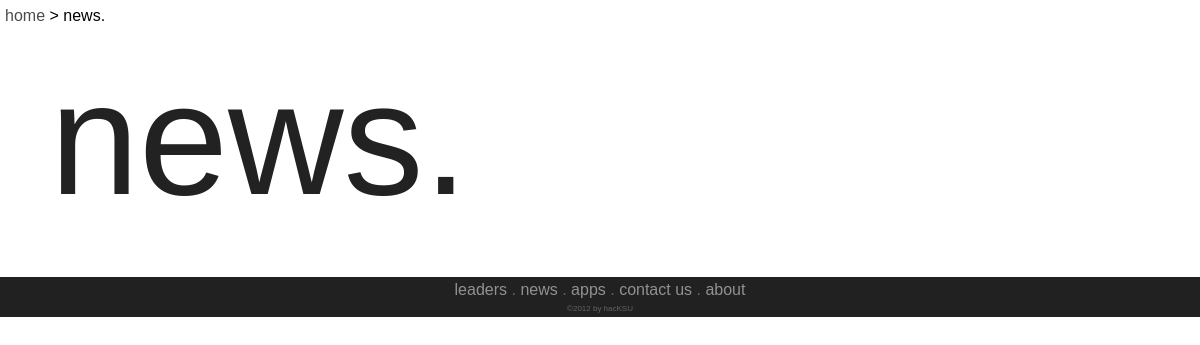
The app's page /news, older data.
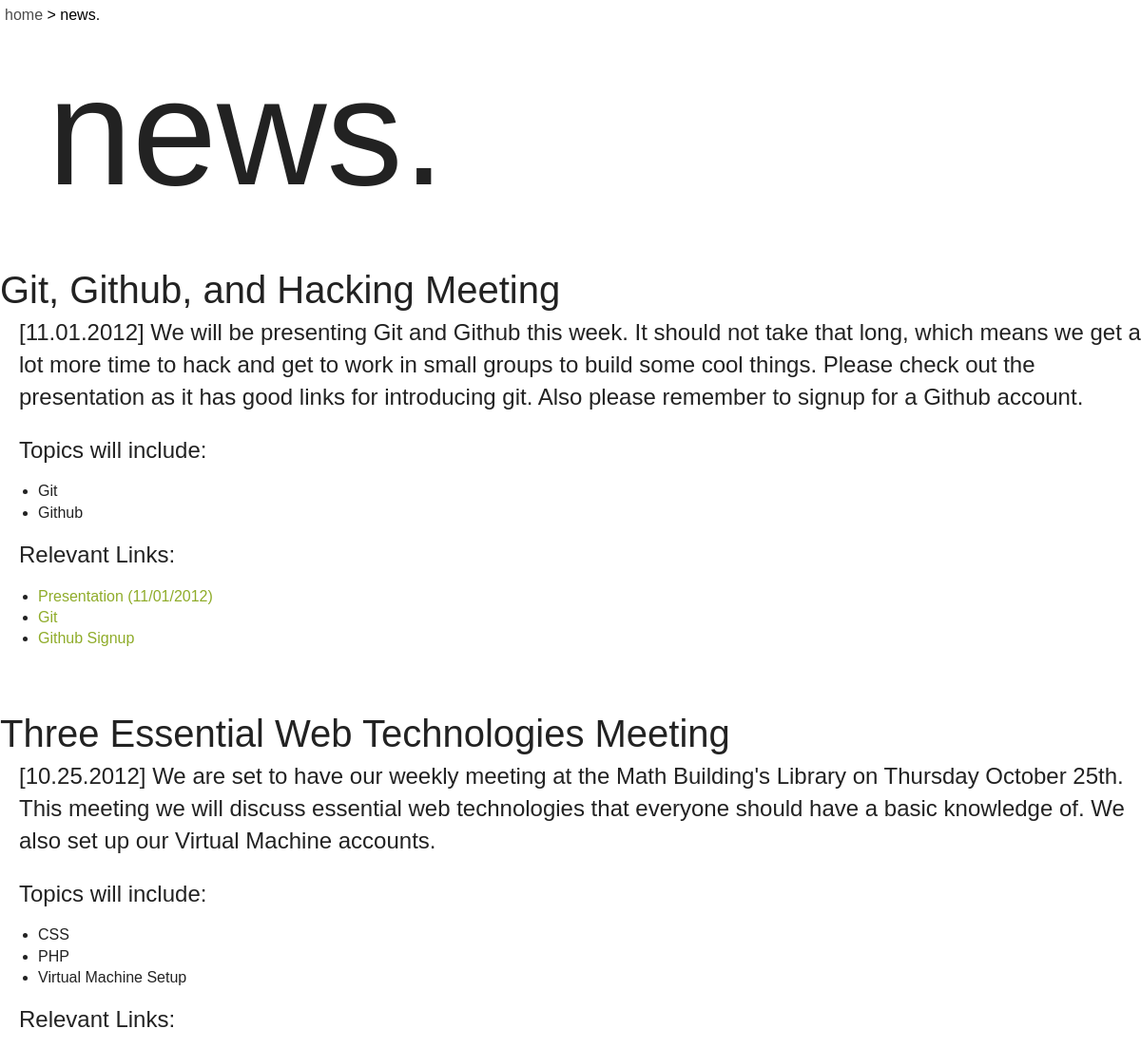
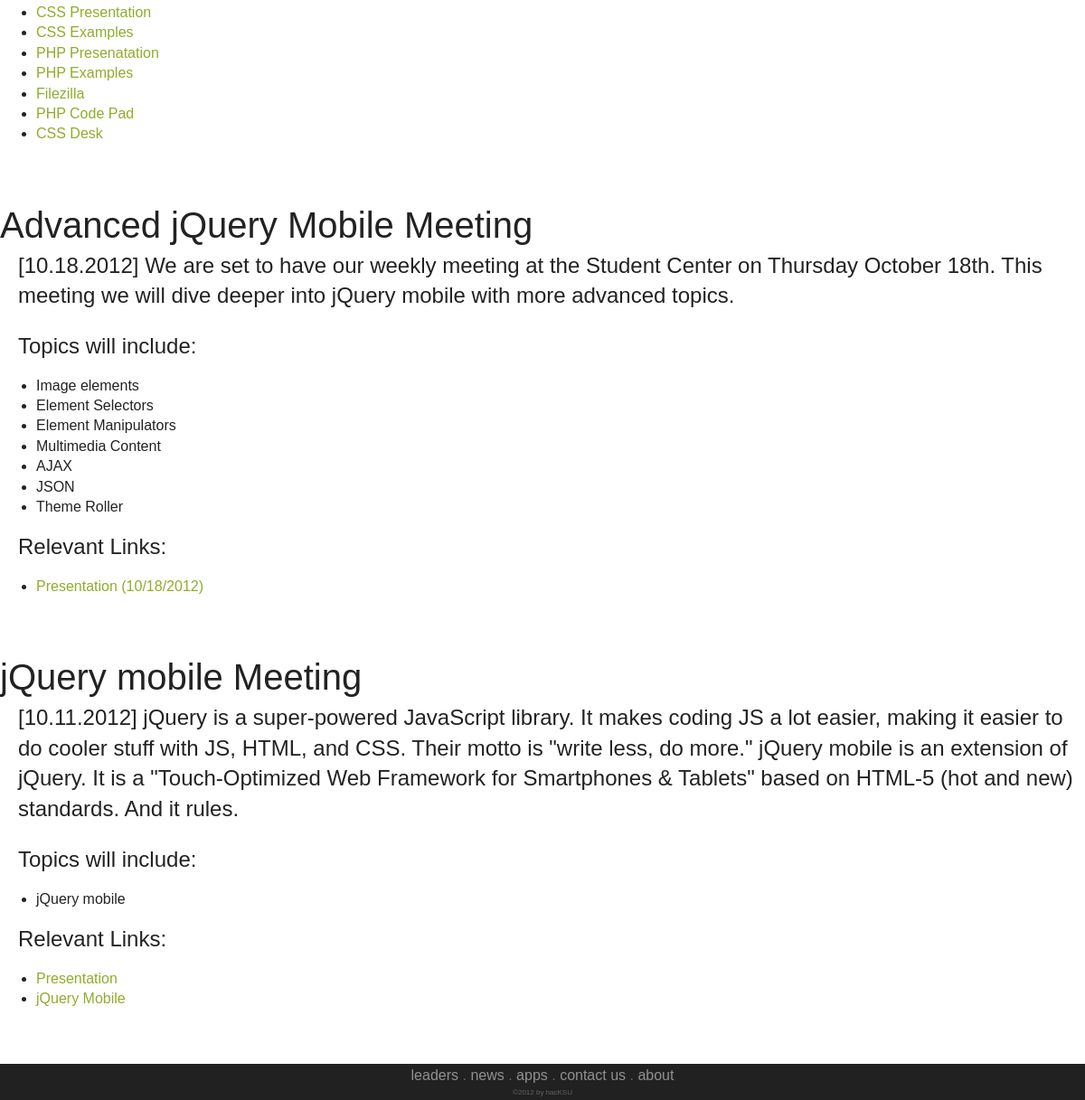
The same page, newer data (2 pictures, top to bottom).
### backend/models.py (models this page shows, shortened)
class News(models.Model):
    title = models.CharField(max_length=100)
    description = models.TextField(max_length=3000)
    date = models.DateField()
    links = models.ManyToManyField(NewsLink)
    topics = models.ManyToManyField(NewsTopic)
    class Meta:
        verbose_name = 'News'
        verbose_name_plural = 'News'

class NewsTopic(models.Model):
    title = models.CharField(max_length=200)
    class Meta:
        verbose_name = 'News - Topic'
        verbose_name_plural = 'News - Topics'

class NewsLink(models.Model):
    url = models.CharField(max_length=500)
    title = models.CharField(max_length=200)
    class Meta:
        verbose_name = 'News - Links'
        verbose_name_plural = 'News - Links'

### backend/views.py (the view)
# urls.py: url(r'^news$', 'news'),
def news(request, news_id=None):
    if not news_id:
        news = News.objects.all().order_by('-date')
        return render_to_response('news.html', {'news_list': news},
                                  RequestContext(request))
    else:
        news = News.objects.get(id=news_id)
        return render_to_response('news_single.html', {'news': news},
                                  RequestContext(request))

### hacksu/templates/news.html (shortened to what this page needs)
{% extends "base_content.html" %}
{% block breadcrumb %} <a href="/news" class="current">news.</a>{% endblock %}
{% block content %}
        <header>
        	<h1 style="text-align:left;margin-left:50px;font-size:10em;">news.</h1>
        </header>
        <div id="content_clean">
                {% for news in news_list %}
                        <h2 id="post{{news.id}}">{{news.title}}</h2>
                        <p>[{{news.date|date:"m.d.Y"}}] {{news.description}}</p><br>
                        {% if news.topics %}
                                <p>Topics will include:</p>
                                <ul>
                                {% for topic in news.topics.all %}
        			     <li>{{topic.title}}</li>
                                {% endfor %}
                                </ul>
                        {% endif %}
                        {% if news.links %}
                                <p>Relevant Links:</p>
                                <ul>
                                {% for link in news.links.all %}
        				<li><a class="normal" href="{{link.url}}">{{link.title}}</a></li>
        			{% endfor %}
        			</ul>
        			<br><br>
                        {% endif %}
                {% endfor %}
        </div>
{% endblock %}

Row changes from the older to the newer data that the page shows:
added News: title "Git, Github, and Hacking Meeting", date "11.01.2012", description "We will be presenting Git and Github this week. It should not take that long, which means we get a lot more time to hack and get to work in small groups to build some cool things. Please check out the presentation as it has good links for introducing git. Also please remember to signup for a Github account."
added NewsTopic: title "Git", shown under "Git, Github, and Hacking Meeting"
added NewsTopic: title "Github", shown under "Git, Github, and Hacking Meeting"
added NewsLink: title "Presentation (11/01/2012)", shown under "Git, Github, and Hacking Meeting"
added NewsLink: title "Git", shown under "Git, Github, and Hacking Meeting"
added NewsLink: title "Github Signup", shown under "Git, Github, and Hacking Meeting"
added News: title "Three Essential Web Technologies Meeting", date "10.25.2012", description "We are set to have our weekly meeting at the Math Building's Library on Thursday October 25th. This meeting we will discuss essential web technologies that everyone should have a basic knowledge of. We also set up our Virtual Machine accounts."
added NewsTopic: title "CSS", shown under "Three Essential Web Technologies Meeting"
added NewsTopic: title "PHP", shown under "Three Essential Web Technologies Meeting"
added NewsTopic: title "Virtual Machine Setup", shown under "Three Essential Web Technologies Meeting"
added NewsLink: title "CSS Presentation", shown under "Three Essential Web Technologies Meeting"
added NewsLink: title "CSS Examples", shown under "Three Essential Web Technologies Meeting"
added NewsLink: title "PHP Presenatation", shown under "Three Essential Web Technologies Meeting"
added NewsLink: title "PHP Examples", shown under "Three Essential Web Technologies Meeting"
added NewsLink: title "Filezilla", shown under "Three Essential Web Technologies Meeting"
added NewsLink: title "PHP Code Pad", shown under "Three Essential Web Technologies Meeting"
added NewsLink: title "CSS Desk", shown under "Three Essential Web Technologies Meeting"
added News: title "Advanced jQuery Mobile Meeting", date "10.18.2012", description "We are set to have our weekly meeting at the Student Center on Thursday October 18th. This meeting we will dive deeper into jQuery mobile with more advanced topics."
added NewsTopic: title "Image elements", shown under "Advanced jQuery Mobile Meeting"
added NewsTopic: title "Element Selectors", shown under "Advanced jQuery Mobile Meeting"
added NewsTopic: title "Element Manipulators", shown under "Advanced jQuery Mobile Meeting"
added NewsTopic: title "Multimedia Content", shown under "Advanced jQuery Mobile Meeting"
added NewsTopic: title "AJAX", shown under "Advanced jQuery Mobile Meeting"
added NewsTopic: title "JSON", shown under "Advanced jQuery Mobile Meeting"
added NewsTopic: title "Theme Roller", shown under "Advanced jQuery Mobile Meeting"
added NewsLink: title "Presentation (10/18/2012)", shown under "Advanced jQuery Mobile Meeting"
added News: title "jQuery mobile Meeting", date "10.11.2012", description "jQuery is a super-powered JavaScript library. It makes coding JS a lot easier, making it easier to do cooler stuff with JS, HTML, and CSS. Their motto is \"write less, do more.\" jQuery mobile is an extension of jQuery. It is a \"Touch-Optimized Web Framework for Smartphones & Tablets\" based on HTML-5 (hot and new) standards. And it rules."
added NewsTopic: title "jQuery mobile", shown under "jQuery mobile Meeting"
added NewsLink: title "Presentation", shown under "jQuery mobile Meeting"
added NewsLink: title "jQuery Mobile", shown under "jQuery mobile Meeting"
